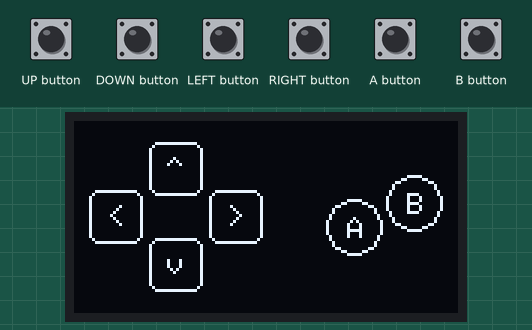
The sketch below on a simulated Arduboy, built with avr-gcc and run on an emulated ATmega32U4. Parts: 128×64 one-colour display. The test bench sets the inputs (shaded band). USB keyboard and mouse output is not drawn.

Above: at 1.2 s.
1.3 s: UP button pressed for 0.15 s
At 1.37 s:
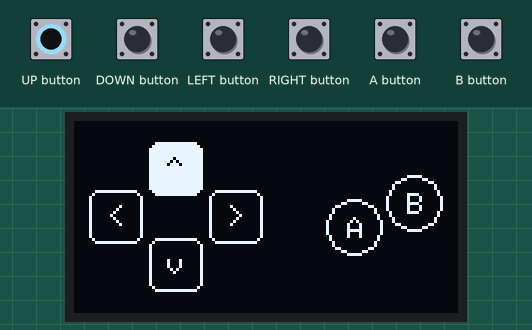
2.9 s: DOWN button pressed for 0.15 s
At 2.97 s:
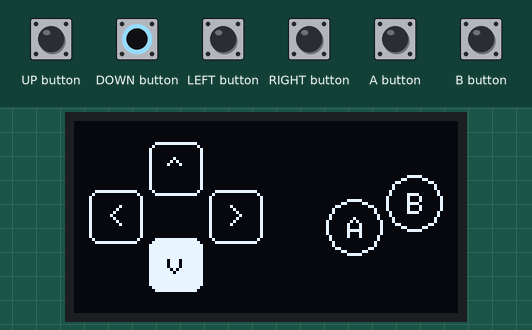
4.5 s: LEFT button pressed for 0.15 s
At 4.57 s:
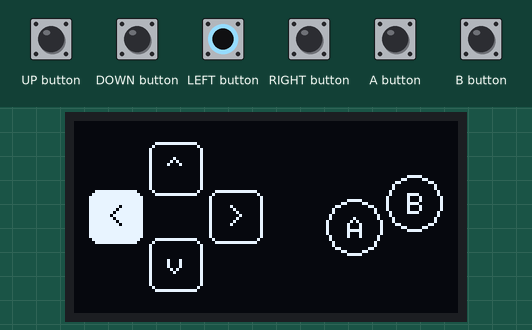
6.1 s: RIGHT button pressed for 0.15 s
At 6.17 s:
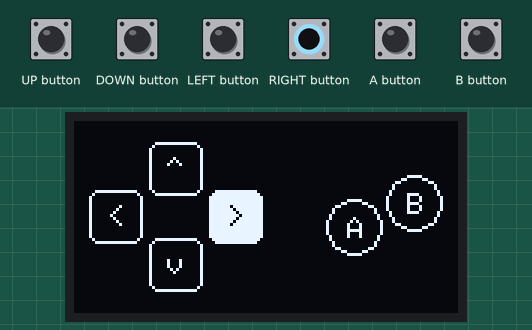
7.7 s: A button pressed for 0.15 s
At 7.77 s:
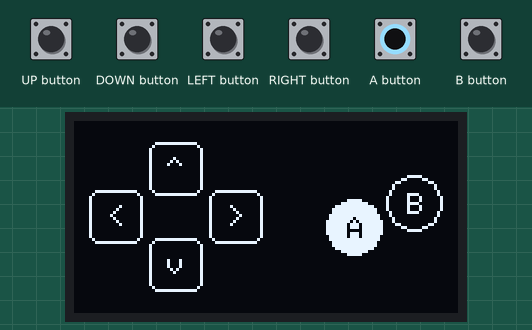
9.3 s: B button pressed for 0.15 s
At 9.37 s:
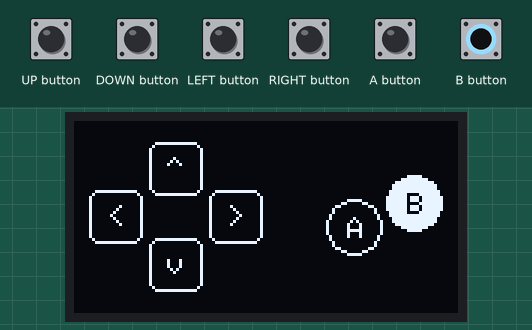
Timing chart, 0 to 11.9 s (numbered marks = the images above; inputs shaded):
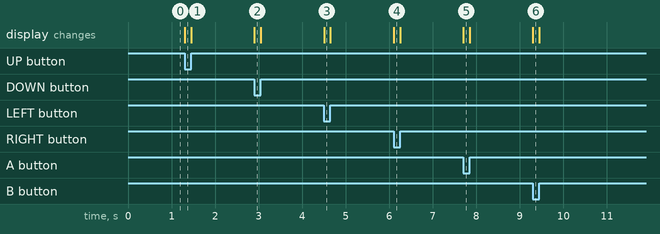

The sketch:

ArduboyController.ino
```cpp
// (licence header left out)
#include <Keyboard.h>
#include "Arduboy.h"

Arduboy arduboy;

// Change the following two defines if you want to map A & B buttons to different keys

#define A_BUTTON_KEY          KEY_LEFT_CTRL   // what key is pressed with A button
#define B_BUTTON_KEY          KEY_LEFT_ALT    // what key is pressed with B button

//#define A_BUTTON_KEY          ' '             // map A button to the 'space bar'
//#define B_BUTTON_KEY          KEY_LEFT_SHIFT  // map B button to 'left shift'

// Change these four defines if you want to map the direction buttons to different keys

#define LEFT_BUTTON_KEY       KEY_LEFT_ARROW  // what key is pressed with LEFT button
#define RIGHT_BUTTON_KEY      KEY_RIGHT_ARROW // what key is pressed with RIGHT button
#define UP_BUTTON_KEY         KEY_UP_ARROW    // what key is pressed with UP button
#define DOWN_BUTTON_KEY       KEY_DOWN_ARROW  // what key is pressed with DOWN button

//#define UP_BUTTON_KEY         'e'             // alphanumerical keyboard configuration
//#define LEFT_BUTTON_KEY       's'             // alphanumerical keyboard configuration
//#define DOWN_BUTTON_KEY       'd'             // alphanumerical keyboard configuration
//#define RIGHT_BUTTON_KEY      'f'             // alphanumerical keyboard configuration

#define BUTTON_COUNT  6

struct Button {
  bool    state;      // current button state
  uint8_t key;        // Arduino key
  uint8_t button;     // Arduboy button
  char    character;  // ASCII character
  uint8_t x;          // x coordinate on display (MAX:128)
  uint8_t y;          // y coordinate on display (MAX:64)
  int     tone;       // the tone to play when pressing down
  int     duration;   // the duration of the tone
};

// configure the buttons
Button buttons[] = {
  {false, LEFT_BUTTON_KEY,  LEFT_BUTTON,  '<', 14, 32, 4186, 0}, // LEFT button
  {false, RIGHT_BUTTON_KEY, RIGHT_BUTTON, '>', 54, 32, 4186, 0}, // RIGHT button
  {false, UP_BUTTON_KEY,    UP_BUTTON,    '^', 34, 16, 4186, 0}, // UP button
  {false, DOWN_BUTTON_KEY,  DOWN_BUTTON,  'v', 34, 48, 4186, 0}, // DOWN button
  {false, A_BUTTON_KEY,     A_BUTTON,     'A', 94, 36, 2093, 0}, // A button
  {false, B_BUTTON_KEY,     B_BUTTON,     'B', 114,28, 1760, 0}  // B button
};

#define TEXT_SIZE             1
#define CHAR_WIDTH            6 * TEXT_SIZE
#define CHAR_HALF_WIDTH       CHAR_WIDTH / 2
#define CHAR_HEIGHT           8 * TEXT_SIZE
#define CHAR_HALF_HEIGHT      CHAR_HEIGHT / 2
#define BUTTON_DIAMETER       18
#define BUTTON_RADIUS         BUTTON_DIAMETER / 2
#define RECT_CORNER_SIZE      3

void setup() {

  arduboy.begin();
  arduboy.setTextSize(TEXT_SIZE);

  setupButtons();

  Keyboard.begin();

}


void loop() {

  updateButtons();

}
```

Buttons.ino
```cpp
void setupButtons() {

  // black background
  arduboy.clear();

  // draw all the buttons
  for (int i = 0; i < 6; i++) drawButton(i);

} // setupButtons

void updateButtons() {

  // cycle through all the buttons
  for (int i = 0; i < 6; i++) {

    // if we've just pressed a key that hasn't been registered yet as on
    if (arduboy.pressed(buttons[i].button) && !buttons[i].state) {
      // remember this state
      buttons[i].state = true;
      // press keyboard key
      Keyboard.press(buttons[i].key);
      // show result on Arduboy display
      drawButton(i);
      // if a tone has been configured
      if (buttons[i].tone > 0 && buttons[i].duration > 0) {
      // play a tone
        arduboy.tunes.tone(buttons[i].tone, buttons[i].duration);
      }
      // or if we've just released a key that was registered as on
    } else if (!arduboy.pressed(buttons[i].button) && buttons[i].state) {
      // remember this state
      buttons[i].state = false;
      // release keyboard key
      Keyboard.release(buttons[i].key);
      // show result on Arduboy display
      drawButton(i);
    } // if

  } // for

} // updateButtons


void drawButton(int index) {

  // chose the foreground/background color depending on button state
  uint8_t color = buttons[index].state ? BLACK : WHITE;
  uint8_t background = buttons[index].state ? WHITE : BLACK;

  // the x,y position of the button
  uint8_t x = buttons[index].x;
  uint8_t y = buttons[index].y;

  // draw the button graphic

  if (buttons[index].button == A_BUTTON || buttons[index].button == B_BUTTON) { // round (circle) button
    arduboy.fillCircle(x-1, y-1, BUTTON_RADIUS, background);
    arduboy.drawCircle(x-1, y-1, BUTTON_RADIUS, WHITE);
  } else { // regular rounded square button
    arduboy.fillRoundRect(x - BUTTON_RADIUS, y - BUTTON_RADIUS, BUTTON_DIAMETER, BUTTON_DIAMETER, RECT_CORNER_SIZE, background);
    arduboy.drawRoundRect(x - BUTTON_RADIUS, y - BUTTON_RADIUS, BUTTON_DIAMETER, BUTTON_DIAMETER, RECT_CORNER_SIZE, WHITE);
  }

  // draw the button character ID
  arduboy.drawChar(x - CHAR_HALF_WIDTH, y - CHAR_HALF_HEIGHT, buttons[index].character, color, background, TEXT_SIZE);

  // update needs-display flag
  arduboy.display();

} // drawButtons
```

Measured:
- after the input at 1.3 s, the display: changes at once (image 1)
- after the input at 2.9 s, the display: changes at once (image 2)
- after the input at 4.5 s, the display: changes at once (image 3)
- after the input at 6.1 s, the display: changes at once (image 4)
- after the input at 7.7 s, the display: changes at once (image 5)
- after the input at 9.3 s, the display: changes at once (image 6)
